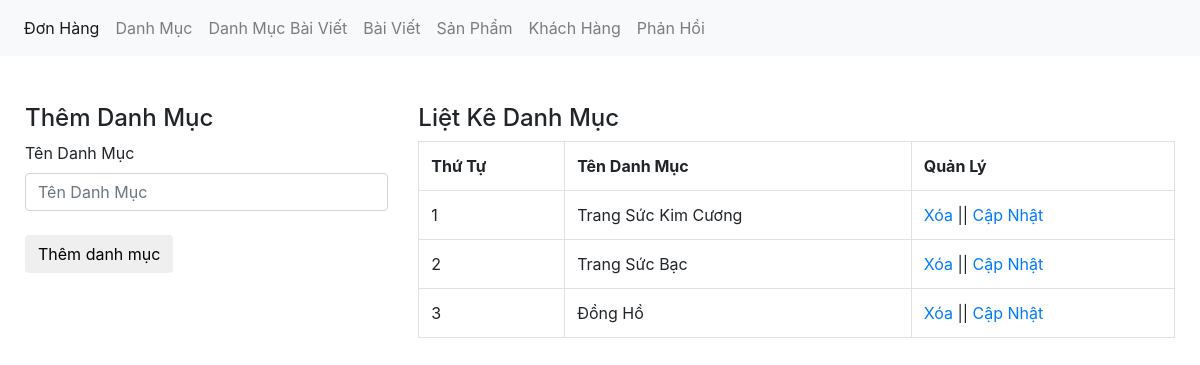
Page /admin/xulydanhmuc.php on the committed database.
### tables this page shows
CREATE TABLE `tbl_category` (
  `category_id` int(11) NOT NULL,
  `category_name` varchar(100) NOT NULL
);

### admin/xulydanhmuc.php (the view, shortened to what this page needs)
<?php
	include('../db/connect.php');
?>
<!DOCTYPE html>
<html lang="en">
<head>
	<link href="../css/bootstrap.css" rel="stylesheet" type="text/css" media="all" />
</head>
<body>
	<nav class="navbar navbar-expand-lg navbar-light bg-light">
	  <div class="collapse navbar-collapse" id="navbarNav">
	    <ul class="navbar-nav">
	      <li class="nav-item active">
	        <a class="nav-link" href="xulydonhang.php">Đơn Hàng <span class="sr-only">(current)</span></a>
	      </li>
	      <li class="nav-item">
	        <a class="nav-link" href="xulydanhmuc.php">Danh Mục</a>
	      </li>
	      <li class="nav-item">
	        <a class="nav-link" href="xulydanhmucbaiviet.php">Danh Mục Bài Viết</a>
	      </li>
	         <li class="nav-item">
	        <a class="nav-link" href="xulybaiviet.php">Bài Viết</a>
	      </li>
	      <li class="nav-item">
	        <a class="nav-link" href="xulysanpham.php">Sản Phẩm</a>
	      </li>
	       <li class="nav-item">
	         <a class="nav-link" href="xulykhachhang.php">Khách Hàng</a>
	      </li>
		  <li class="nav-item">
	         <a class="nav-link" href="xulylienhe.php">Phản Hồi</a>
	      </li>
	    </ul>
	  </div>
	</nav><br><br>
	<div class="container">
		<div class="row">
			<?php
			if(isset($_GET['quanly'])=='capnhat'){
				$id_capnhat = $_GET['id'];
				$sql_capnhat = mysqli_query($con,"SELECT * FROM tbl_category WHERE category_id='$id_capnhat'");
				$row_capnhat = mysqli_fetch_array($sql_capnhat);
				?>
				<div class="col-md-4">
				<h4>Cập Nhật Danh Mục</h4>
				<label>Tên Danh Mục</label>
				<form action="" method="POST">
					<input type="text" class="form-control" name="danhmuc" value="<?php echo $row_capnhat['category_name'] ?>"><br>
					<input type="hidden" class="form-control" name="id_danhmuc" value="<?php echo $row_capnhat['category_id'] ?>">
					<input type="submit" name="capnhatdanhmuc" value="Cập nhật danh mục" class="btn btn-default">
				</form>
				</div>
			<?php
			}else{
				?>
				<div class="col-md-4">
				<h4>Thêm Danh Mục</h4>
				<label>Tên Danh Mục</label>
				<form action="" method="POST">
					<input type="text" class="form-control" name="danhmuc" placeholder="Tên Danh Mục"><br>
					<input type="submit" name="themdanhmuc" value="Thêm danh mục" class="btn btn-default">
				</form>
				</div>
				<?php
			}
				?>
			<div class="col-md-8">
				<h4>Liệt Kê Danh Mục</h4>
				<?php
				$sql_select = mysqli_query($con,"SELECT * FROM tbl_category ORDER BY category_id DESC");
				?>
				<table class="table table-bordered ">
					<tr>
						<th>Thứ Tự</th>
						<th>Tên Danh Mục</th>
						<th>Quản Lý</th>
					</tr>
					<?php
					$i = 0;
					while($row_category = mysqli_fetch_array($sql_select)){
						$i++;
					?>
					<tr>
						<td><?php echo $i; ?></td>
						<td><?php echo $row_category['category_name'] ?></td>
						<td><a href="?xoa=<?php echo $row_category['category_id'] ?>">Xóa</a> || <a href="?quanly=capnhat&id=<?php echo $row_category['category_id'] ?>">Cập Nhật</a></td>
					</tr>
					<?php
					}
					?>
				</table>
			</div>
		</div>
	</div>
</body>
</html>

### rows in the picture
tbl_category: category_name "Trang Sức Kim Cương"
tbl_category: category_name "Trang Sức Bạc"
tbl_category: category_name "Đồng Hồ"
